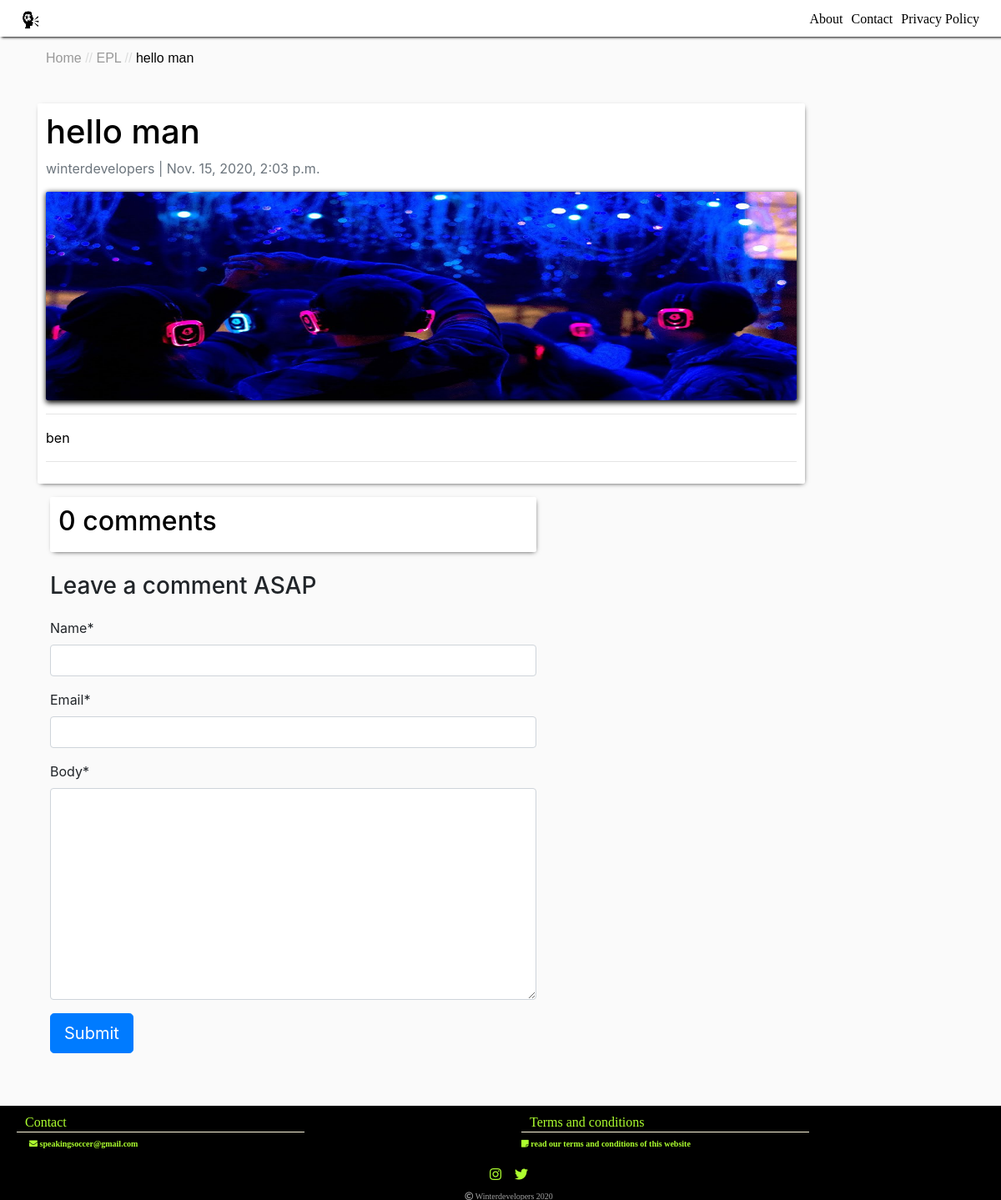
The app's page /hello-man, older data.
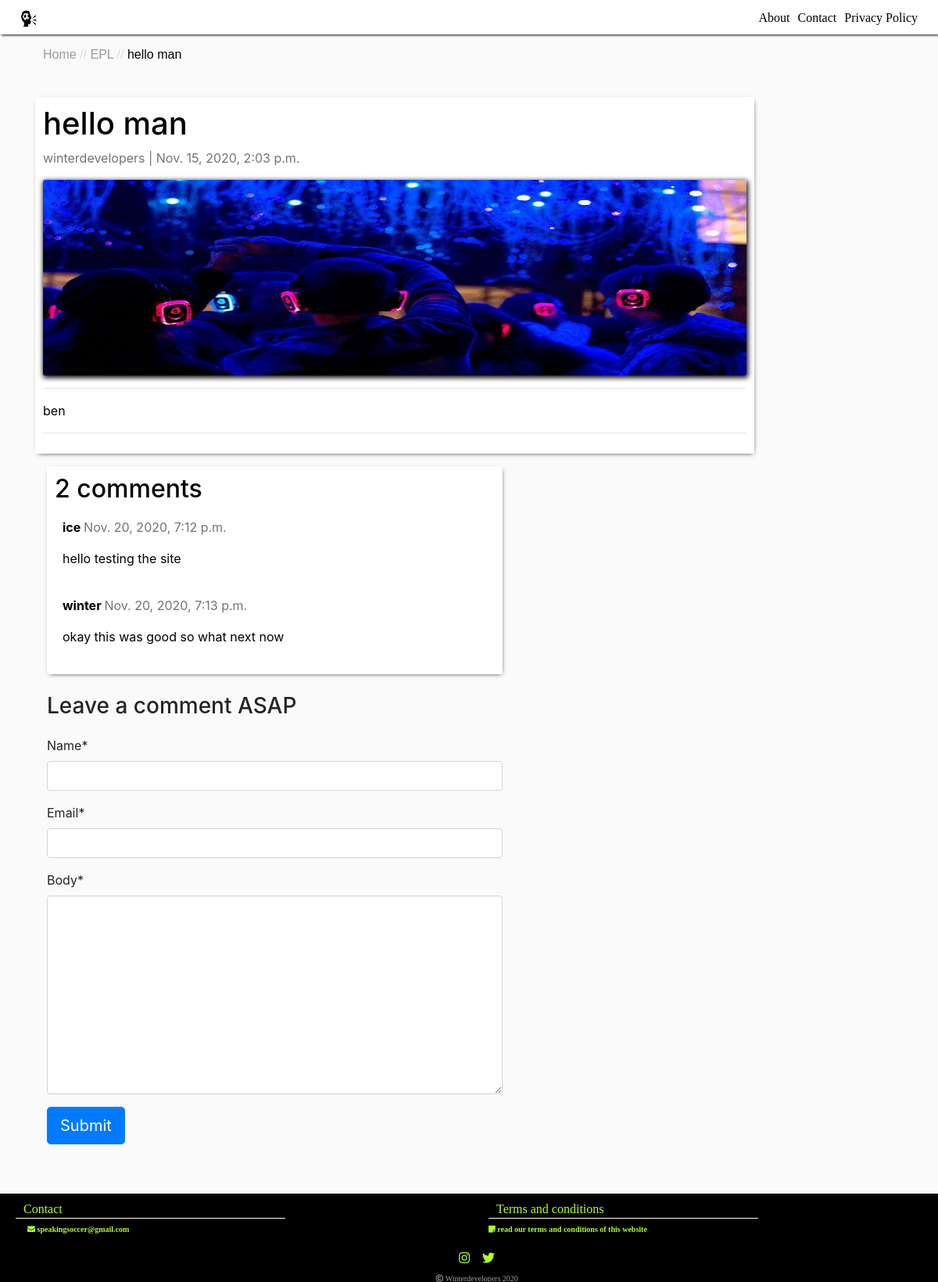
The same page, newer data.
### blog/models.py (models this page shows, shortened)
class Comment(models.Model):
    post = models.ForeignKey(Post,on_delete=models.CASCADE,related_name='comments')
    name = models.CharField(max_length=80)
    email = models.EmailField()
    body = models.TextField()
    created_on = models.DateTimeField(auto_now_add=True)
    active = models.BooleanField(default=False)
    class Meta:
        ordering = ['created_on']

### blog/views.py (the view)
# urls.py: path('<slug:slug>', post_detail, name = 'post_detail'),
def post_detail(request, slug):
    template_name = 'blog/detail.html'
    post = get_object_or_404(Post, slug=slug)
    comments = post.comments.filter(active=True)
    new_comment = None
    post.counts = post.counts + 1
    post.save()
    if request.method == 'POST':
        comment_form = CommentForm(request.POST)
        if comment_form.is_valid():
            new_comment = comment_form.save(commit=False)
            new_comment.post = post
            new_comment.save()
    else:
        comment_form = CommentForm()
    return render(request, template_name, {'post': post,
                                                'comments': comments,
                                                'new_comment': new_comment,
                                                'comment_form':comment_form })

### blog/forms.py
class CommentForm(forms.ModelForm):
    class Meta:
        model = Comment
        fields = ('name', 'email', 'body')

### blog/templatetags/breadcrumbstop.py (called while the page is built)
@register.filter(name = 'breadcrumbs', is_safe = False)
def breadcrumbs(val):
    try:
        int_val = int(val)
    except:
        pass
    if int_val==0:
        return 'EPL'
    elif int_val==1:
        return 'Laliga'
    elif int_val == 2:
        return 'Seria-A'
    elif int_val == 3:
        return 'Bundesliga'
    elif int_val == 4:
        return 'League 1'
    else:
        pass

### templates/blog/detail.html (shortened to what this page needs)
{% extends 'blog/base.html' %}
{% block content %}
{% load static %}
{% load breadcrumbstop %}
<br>
<div class="container">
  <ul class="breadcrumbs">
    <li class="breadcrumbs--item">
      <a href="" class="breadcrumbs--link">
        Home
      </a>
    </li>
    <li class="breadcrumbs--item">
      <a href="" class="breadcrumbs--link">
        {{post.category | breadcrumbs}}
      </a>
    </li>
    <li class="breadcrumbs--item ">
      <a href="" class="breadcrumbs--link breadcrumbs--link--active">
        {{post.title}}
      </a>
    </li>
  </ul>
    <div class="row">
        <div class="col-md-10 mb-4  mt-3 left  top">
          <div class="detail-box">
            <h1>{{ post.title }}</h1>
            <p class=" text-muted">{{ post.author }} | {{ post.created_on }}</p>
            <div class="post">
            <p class="card-text ">
            <img src="{{ post.display_image.url }}" alt="" style="width: 100%; height: 250px;" class="detail-img-box">
            <hr>
            {{ post.content | safe }}</p>
            <hr>
        </div>
          </div>
        <div class="col-md-8  mb-4  mt-3 ">
          <div class="detail-box">
            <h2>{{ comments.count }} comments</h2>
            {% for comment in comments %}
            <div class="comments" style="padding: 10px;">
              <p class="font-weight-bold">
                {{ comment.name }}
                <span class=" text-muted font-weight-normal">
                  {{ comment.created_on }}
                </span>
              </p>
              {{ comment.body | linebreaks }}
            </div>
            {% endfor %}
          </div>
        </div>
        <div class="col-md-8 mb-4  mt-3 ">
          <div class="">
            {% if new_comment %}
            <div class="alert alert-success" role="alert">
              Your comment is awaiting moderation
            </div>
            {% else %}
            {% load crispy_forms_tags %}
            <h3>Leave a comment ASAP</h3>
            <form method="POST" style="margin-top: 1.3em;">
              {{ comment_form | crispy }}
              <button type="submit" class="btn btn-primary  btn-lg">Submit</button>
            </form>
            {% endif %}
          </div>
        </div>
      </div>
</div>
</div>
{% endblock %}

Row changes from the older to the newer data that the page shows:
added Comment: name "ice", created_on "Nov. 20, 2020, 7:12 p.m.", body "hello testing the site"
added Comment: name "winter", created_on "Nov. 20, 2020, 7:13 p.m.", body "okay this was good so what next now"
Text that changed along with them:
{{ comments.count }}: "0" → "2"
